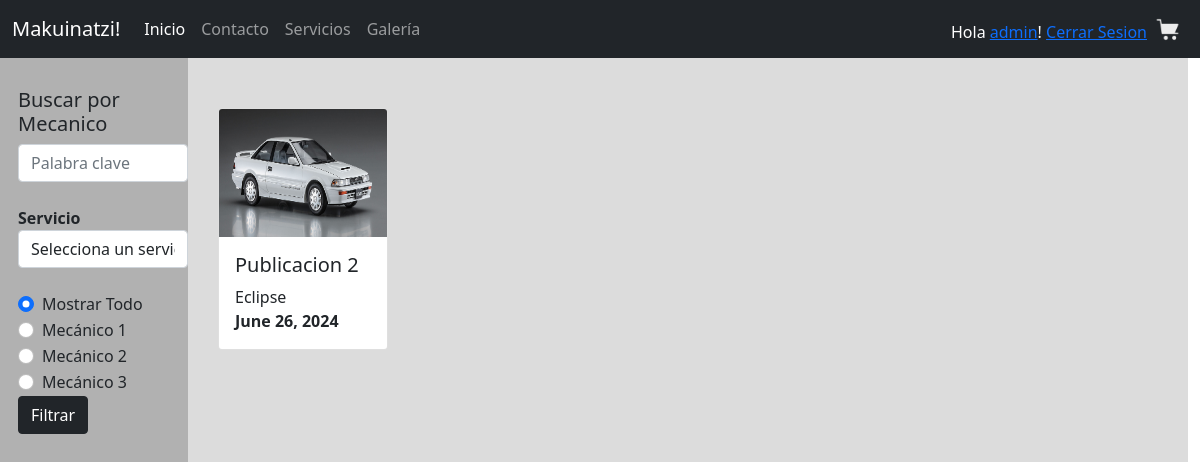
Page /galeria/ (signed in) on the committed database.
### core/models.py (models this page shows, shortened)
class Publicacion(models.Model):
    id = models.AutoField(primary_key=True)
    titulo = models.CharField(max_length=30)
    descripcion = models.CharField(max_length=128, null=True, blank=True)
    imagen = models.ImageField(upload_to='core/static/img/postsImg')
    trabajo = models.ForeignKey(Servicio, related_name="servicioRealizado", on_delete=models.CASCADE, blank=True, null=True)
    idMecanico = models.ForeignKey(User, related_name="mecanicoActivo", on_delete=models.CASCADE, blank=True, null=True)
    ESTADO_DROP = (
        ('R', 'Rechazado'),
        ('P', 'Pendiente'),
        ('A', 'Aprobado'),)
    estado = models.CharField(max_length=10, choices=ESTADO_DROP, default='P')
    razonRechazo = models.CharField(max_length=256, null=True, blank=True)
    fecha = models.DateField()

### core/views.py (the view)
# urls.py: path('galeria/',views.galeria, name='galeria'),
def galeria(request):
    dataPosts = Publicacion.objects.all()
    context = {'dataPosts': dataPosts,
               'user': request.user,
               'groups': request.user.groups.all()}
    return render(request, 'core/galeria.html', context)

### core/templates/core/galeria.html (shortened to what this page needs)
<!DOCTYPE html>
<html lang="en">
<head>
  {% load static %}
  <link href="{% static 'css/galeria.css' %}"  rel="stylesheet">
    <link href="https://cdn.jsdelivr.net/npm/bootstrap@5.0.2/dist/css/bootstrap.min.css" rel="stylesheet">
</head>
<body>
  {% include 'core/navbar.html' %}
<div class="row">
<div class="col-2" id="filtro">
  <h5 >Buscar por Mecanico </h5>
  <div class="form-group">
    <input type="text" class="form-control" id="palabraClave" placeholder="Palabra clave" style="width: 250px;">
  </div>
  <br>
  <label for="inputServicio"><b>Servicio</b></label>
  <select class="form-control" id="inputServicio" style="width: 250px;">
    <option value="" disabled selected>Selecciona un servicio</option>
</select>
<br>
<div class="form-check">
  <input class="form-check-input" type="radio" name="CheckMec" id="CheckMecAll" checked>
  <label class="form-check-label" for="CheckMecAll">Mostrar Todo</label>
</div>
<div class="form-check">
  <input class="form-check-input" type="radio" name="CheckMec" id="CheckMec1">
  <label class="form-check-label" for="CheckMec1">Mecánico 1</label>
</div>
<div class="form-check">
  <input class="form-check-input" type="radio" name="CheckMec" id="CheckMec2">
  <label class="form-check-label" for="CheckMec2">Mecánico 2</label>
</div>
<div class="form-check">
  <input class="form-check-input" type="radio" name="CheckMec" id="CheckMec3">
  <label class="form-check-label" for="CheckMec3">Mecánico 3</label>
</div>
<button type="button" class="btn btn-dark">Filtrar</button>
</div>
<div class="col-10" id="imageHolder">
  <div class="row row-cols-1 row-cols-md-5 g-4 align-items-stretch">
      {% if dataPosts %}
          {% for post in dataPosts %}
            {% if post.estado != "P" and post.estado != "R" %}
              <div class="col">
                <div class="card mecanico{{ post.idMecanico }}" id="{{post.id}}">
                  <img src="../{{post.imagen|cut:'core/'}}" class="card-img-top" alt="..." width="1280px" height="128px">
                  <div class="card-body">
                      <h5 class="card-title">{{post.titulo}} </h5>
                      <p class="card-text">{{post.idMecanico}}  <br> <b>{{post.fecha}}</b> </p>
                  </div>
                </div>
              </div>
            {% endif %}
          {% endfor %}
      {% else %}
          <h1>No hay publicaciones disponibles...</h1>
      {% endif %}
  </div>
</body>
</html>

### core/templates/core/navbar.html (shortened to what this page needs)
<!DOCTYPE html>
<html lang="en">
<head>
    {% load static %}
</head>
<body>
    <section>
        <header>
            <nav class="navbar navbar-expand-lg navbar-dark bg-dark">
                <div class="container-fluid">
                    <a class="navbar-brand" href="/">Makuinatzi!</a>
                    <div class="collapse navbar-collapse" id="navbarSupportedContent">
                        <ul class="navbar-nav me-auto mb-2 mb-lg-0">
                            <li class="nav-item">
                                <a class="nav-link active" aria-current="page" href="/">Inicio</a>
                            </li>
                            <li class="nav-item">
                                <a class="nav-link" href="/contacto">Contacto</a>
                            </li>
                            <li class="nav-item">
                                <a class="nav-link" href="/#servicios">Servicios</a>
                            </li>
                            <li class="nav-item">
                                <a class="nav-link" href="/galeria">Galería</a>
                            </li>
                        </ul>
                        <ul class="navbar-nav ml-auto">
                            {% block content %}
                            {% if user.is_authenticated %}
                            <li class="nav-item" style="color: white; margin-top: 5%;"> Hola <a id="loginLink" href="{% url 'profile' %}">{{ user.username }}</a>! <a href="{% url 'logout' %}">Cerrar Sesion</a> </li>
                            {% else %}
                            <li class="nav-item">
                                <a id="loginLink" class="nav-link" href="{% url 'login' %}">Iniciar Sesión</a>
                            </li>
                            {% endif %}
                            {% endblock %}
                            <li class="nav-item">
                            <a class="nav-link" href="/#carrito"><img src="{% static 'img/cart.png' %}" alt="" style="height: 25px;"></a>
                        </li>
                        </ul>
                    </div>
                </div>
            </nav>
        </header>
    </section>
</body>
</html>

### core/static/css/galeria.css (style rules this page uses)
* { max-width: 100%; max-height: 100%; padding: 0; margin: 0; box-sizing: border-box; }
.row { margin-right: -15px; margin-left: -15px; }
.btn { margin-right: 15px; }
#filtro { background-color: #b1b1b1; padding: 30px 0px 0px 30px; }
#imageHolder { padding: 50px 0px 0px 30px; background-color: #dcdcdc; height: 100vh; }

### rows in the picture
Publicacion: imagen (picture), titulo "Publicacion 2", idMecanico "Eclipse", fecha "June 26, 2024"

### other values in the picture
{{ user.username }} "admin"
